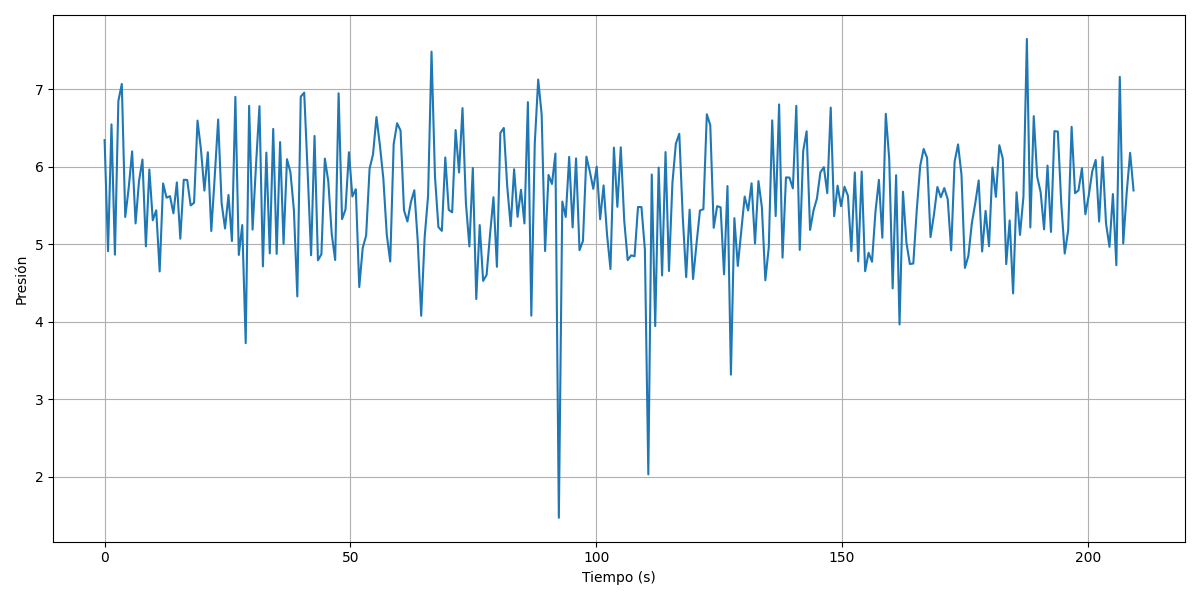

Python code for this plot:
from compute.pressure import compute
import matplotlib.pyplot as plt
import pandas as pd

df = compute()
plt.figure(figsize=(12, 6))

plt.plot(df['interval'], df['pressure'], linestyle='-')

plt.xlabel('Tiempo (s)')
plt.ylabel('Presión')
plt.grid(True)
plt.tight_layout()
plt.savefig("pressure_vs_dt.png")
plt.show()